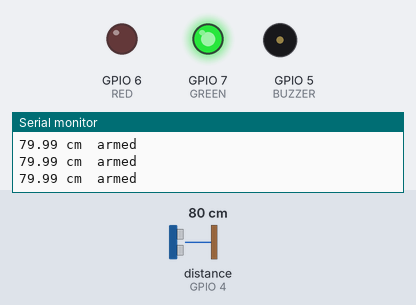
This sketch was run on a simulated ESP32-C3. Shown: output pins drawn as LEDs (lit = HIGH), buzzer (waves = sounding, pin HIGH), the last lines printed to the serial monitor. Wiring (inferred from the names in the program): ultrasonic range finder: trigger GPIO 3; echo GPIO 4. The inputs (shaded band) are chosen by the test bench; at power-on: distance to the obstacle (sensor on GPIO 4) 80 cm. The echo pulse lasts 58.3 µs per cm; WiFi joins after 1.5 s; servers stay silent unless stated; pins used as bus, display or sensor lines are not drawn.

Above: at 6.3 s.
6.4 s: distance to the obstacle (sensor on GPIO 4) set to 73 cm
8.3 s: distance to the obstacle (sensor on GPIO 4) set to 67 cm
At 9.6 s:
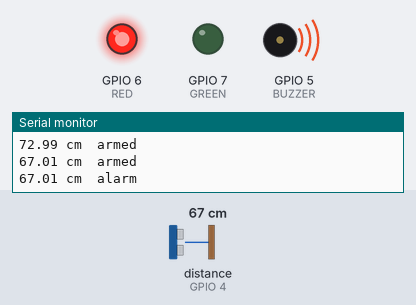
Timing chart, 0 to 11.3 s (numbered marks = the images above; inputs shaded):
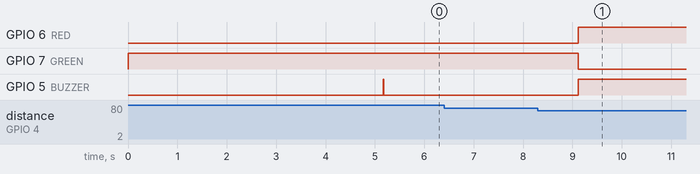

Measured:
- the behaviour switches between 70 and 69 cm on distance to the obstacle (sensor on GPIO 4) (found by bisection; images 0 and 1)
- after the input at 8.3 s, GPIO 6 (RED), GPIO 5 (BUZZER): LOW → HIGH after 0.82 s; GPIO 7 (GREEN): HIGH → LOW after 0.82 s

The sketch:

guard-c3-ws.ino
```cpp
// Anti-Theft Guard - ESP32-C3 Super Mini + WebSocket dashboard
// Library needed: "WebSockets" by Markus Sattler (Library Manager)
// Arduino IDE: Board = "ESP32C3 Dev Module", USB CDC On Boot = Enabled

#include <WiFi.h>
#include <WebSocketsClient.h>

// ================= EDIT THESE =================
const char* WIFI_SSID   = "YOUR_WIFI_SSID";
const char* WIFI_PASS   = "YOUR_WIFI_PASSWORD";
const char* SERVER_HOST = "anti-intruder.onrender.com";
const uint16_t SERVER_PORT = 443;
const bool USE_TLS = true;                // true only when using a tunnel (port 443)
const char* DEVICE_KEY  = "YOUR_DEVICE_KEY"; // same as DEVICE_KEY in server.js
const char* LOCATION    = "Bag-Area";       // no spaces
const bool LATCH_ALARM  = true;             // true = alarm stays on until you press DISARM on the dashboard
// ==============================================

// Pins (ESP32-C3 Super Mini)
const int TRIG = 3, ECHO = 4, BUZZER = 5, RED = 6, GREEN = 7;

const float MAX_RANGE_CM = 450;   // about the farthest an HC-SR04 can measure
const float NEAR_CM = 20;         // anything closer than this always triggers
const float CHANGE_CM = 10;       // getting this much closer than normal triggers
const int SAMPLES = 5;
const int BEEP_MS = 10;           // length of the "ready" beep (same as your code)

enum State { DISARMED, ARMED, ALARM };
State state = DISARMED;

WebSocketsClient ws;
String wsPath;
bool wsConnected = false;
volatile int pendingCmd = 0;      // 1 = arm, 2 = disarm (handled in loop)
bool arming = false;
bool cancelArming = false;

float baseline = 0, lastCm = 0;
int hits = 0, clears = 0;

// ---------- helpers ----------
void servicePendingDisarm();

void waitMs(unsigned long ms) {   // delay that keeps the WebSocket alive
  unsigned long t = millis();
  while (millis() - t < ms) {
    ws.loop();
    servicePendingDisarm();
    delay(2);
  }
}

void setLeds(bool green, bool red) {
  digitalWrite(GREEN, green);
  digitalWrite(RED, red);
}

float readCm() {
  digitalWrite(TRIG, LOW);  delayMicroseconds(2);
  digitalWrite(TRIG, HIGH); delayMicroseconds(10);
  digitalWrite(TRIG, LOW);
  long d = pulseIn(ECHO, HIGH, 38000);
  if (d == 0) return MAX_RANGE_CM;
  float cm = d * 0.0343 / 2;
  return cm > MAX_RANGE_CM ? MAX_RANGE_CM : cm;
}

float readMedian() {              // 5 readings, takes the middle one
  float v[SAMPLES];
  for (int i = 0; i < SAMPLES; i++) { v[i] = readCm(); waitMs(60); }
  for (int i = 1; i < SAMPLES; i++) {
    float x = v[i]; int j = i - 1;
    while (j >= 0 && v[j] > x) { v[j + 1] = v[j]; j--; }
    v[j + 1] = x;
  }
  return v[SAMPLES / 2];
}

float learnBaseline() {           // waits until two readings agree
  float a = readMedian();
  for (int i = 0; i < 5; i++) {
    float b = readMedian();
    if (fabs(a - b) < 5) return (a + b) / 2;
    a = b;
  }
  return a;
}

// ---------- WebSocket messages ----------
const char* stateName() {
  if (state == DISARMED) return "disarmed";
  if (state == ARMED) return "armed";
  return "alarm";
}

void sendStatus() {
  if (!wsConnected) return;
  char buf[64];
  snprintf(buf, sizeof(buf), "{\"type\":\"status\",\"state\":\"%s\"}", stateName());
  ws.sendTXT(buf);
}

void sendAlert() {
  if (!wsConnected) return;
  char buf[96];
  snprintf(buf, sizeof(buf), "{\"type\":\"alert\",\"distance\":%.1f,\"baseline\":%.1f}", lastCm, baseline);
  ws.sendTXT(buf);
}

void onWsEvent(WStype_t type, uint8_t* payload, size_t length) {
  if (type == WStype_CONNECTED) {
    wsConnected = true;
    Serial.println("WebSocket connected to server");
    sendStatus();
  } else if (type == WStype_DISCONNECTED) {
    wsConnected = false;
    Serial.print("WebSocket disconnected; WiFi status=");
    Serial.println(WiFi.status());
    if (payload && length) {
      Serial.print("WebSocket disconnect detail: ");
      Serial.write(payload, length);
      Serial.println();
    }
  } else if (type == WStype_ERROR) {
    Serial.println("WebSocket connection error");
    if (payload && length) {
      Serial.print("WebSocket error detail: ");
      Serial.write(payload, length);
      Serial.println();
    }
  } else if (type == WStype_TEXT) {
    char buf[64];
    size_t n = length < sizeof(buf) - 1 ? length : sizeof(buf) - 1;
    memcpy(buf, payload, n);
    buf[n] = 0;
    if (strstr(buf, "\"cmd\":\"disarm\"")) pendingCmd = 2;
    else if (strstr(buf, "\"cmd\":\"arm\"")) pendingCmd = 1;
  }
}

// ---------- state changes ----------
void armNow() {
  arming = true;
  cancelArming = false;
  digitalWrite(BUZZER, LOW);
  setLeds(true, false);                       // green ON
  baseline = learnBaseline();                 // remembers the empty scene
  arming = false;
  if (cancelArming) return;
  Serial.print("Baseline: ");
  Serial.println(baseline);
  hits = 0; clears = 0;
  state = ARMED;
  digitalWrite(BUZZER, HIGH); waitMs(BEEP_MS); // one short beep = armed
  digitalWrite(BUZZER, LOW);
  sendStatus();
}

void disarmNow() {
  state = DISARMED;
  digitalWrite(BUZZER, LOW);
  setLeds(false, false);                      // all off
  sendStatus();
}

void servicePendingDisarm() {
  if (pendingCmd != 2) return;
  pendingCmd = 0;
  if (state != DISARMED) disarmNow();
  else if (arming) cancelArming = true;
}

void triggerAlarm() {
  state = ALARM;
  clears = 0;
  digitalWrite(BUZZER, HIGH);
  setLeds(false, true);                       // red ON
  sendAlert();
  sendStatus();
}

void clearAlarm() {
  state = ARMED;
  hits = 0;
  digitalWrite(BUZZER, LOW);
  setLeds(true, false);                       // back to green
  sendStatus();
}

// ---------- setup / loop ----------
void setup() {
  Serial.begin(115200);
  pinMode(TRIG, OUTPUT);
  pinMode(ECHO, INPUT);
  pinMode(BUZZER, OUTPUT);
  pinMode(RED, OUTPUT);
  pinMode(GREEN, OUTPUT);
  digitalWrite(BUZZER, LOW);
  setLeds(true, false);                       // green ON as soon as it powers on

  WiFi.mode(WIFI_STA);
  WiFi.setAutoReconnect(true);
  WiFi.begin(WIFI_SSID, WIFI_PASS);
  Serial.print("Connecting to WiFi");
  unsigned long t = millis();
  while (WiFi.status() != WL_CONNECTED && millis() - t < 15000) {
    delay(300);
    Serial.print(".");
  }
  Serial.println(WiFi.status() == WL_CONNECTED ? " connected" : " failed (alarm still works offline)");
  if (WiFi.status() == WL_CONNECTED) {
    Serial.print("ESP32 IP: ");
    Serial.println(WiFi.localIP());
  }

  wsPath = String("/device?key=") + DEVICE_KEY + "&loc=" + LOCATION;
  Serial.print("Connecting to wss://");
  Serial.print(SERVER_HOST);
  Serial.print(":");
  Serial.println(SERVER_PORT);
  if (USE_TLS) ws.beginSSL(SERVER_HOST, SERVER_PORT, wsPath.c_str());
  else ws.begin(SERVER_HOST, SERVER_PORT, wsPath.c_str());
  ws.onEvent(onWsEvent);
  ws.setReconnectInterval(3000);
  ws.enableHeartbeat(15000, 3000, 2);

  waitMs(3000);                               // step away, keep the area clear
  armNow();
}

void loop() {
  ws.loop();

  if (pendingCmd) {
    int c = pendingCmd;
    pendingCmd = 0;
    if (c == 1 && state == DISARMED) armNow();
    else if (c == 2 && state != DISARMED) disarmNow();
  }

  if (state == DISARMED) { delay(20); return; }
  if (state == ALARM && LATCH_ALARM) return;

  lastCm = readMedian();
  bool closer = (lastCm < NEAR_CM) || (lastCm < baseline - CHANGE_CM);

  if (state == ARMED) {
    hits = closer ? hits + 1 : 0;
    if (hits >= 2) triggerAlarm();            // 2 readings in a row, to avoid false alarms
  } else if (state == ALARM && !LATCH_ALARM) {
    clears = closer ? 0 : clears + 1;
    if (clears >= 2) clearAlarm();
  }

  Serial.print(lastCm);
  Serial.print(" cm  ");
  Serial.println(stateName());
}
```
